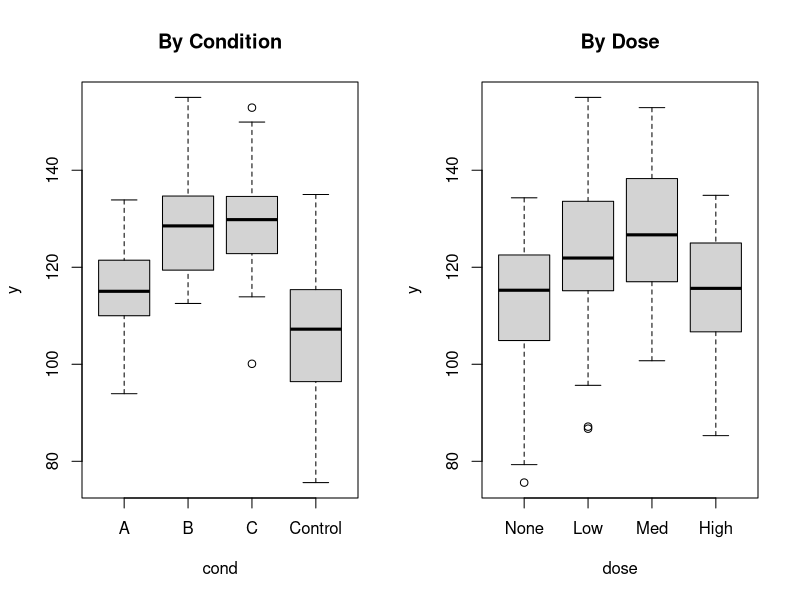

Recreate this plot in R.
# first, generate some random data
n <- 128
cond <- gl(4, n/4, labels=c("A", "B", "C","Control"))
dose <- gl(4, 4, length=n, labels=c("None", "Low", "Med", "High"), ordered=TRUE)
data <- data.frame(cond=cond, dose=dose)
data$y <- ifelse(data$cond=="Control", rnorm(n, mean=100, sd=10), 
                 ifelse(data$cond=="A", rnorm(n, mean=110, sd=10),
                        rnorm(n, mean=120, sd=10)))
data$y <- ifelse(data$dose=="Low", data$y + 10, 
                 ifelse(data$dose=="Med", data$y + 15,
                        data$y))

str(data)

par(mfrow=c(1,2)) # put the next two plots side by side
plot(y ~ cond, data=data, main="By Condition")
plot(y ~ dose, data=data, main="By Dose")
par(mfrow=c(1,1)) # return to the default of one plot at a time

model1 <- lm(y ~ cond, data=data)
summary(model1)

# It automatically uses the first level as the reference group. 
# In some cases, there's another level you would prefer to use as the reference group 
# (for example, in these data, the control condition would probably be a better choice than condition A). 
# You can change the reference group with the relevel() command:
levels(data$cond)

data$cond <- relevel(data$cond, ref="Control")
levels(data$cond) # Note that the order of the levels has changed

model1.contrref <- lm(y ~ cond, data=data)
summary(model1.contrref) # Now control is being used as the refernce group, since it is now the first level


# It's also possible to relevel just inside the model, without saving it to the dataframe. 
# For example, if I want to use condition C as the reference group for this model, 
# but I don't want to save that new ordering to the datframe

model1.condCref <- lm(y ~ relevel(cond, ref="C"), data=data)
levels(data$cond) # note that it is not changed

summary(model1.condCref)

# To get type 3 sums of squares, use the Anova() function from the car package.)
model2 <- lm(y ~ cond * dose, data=data) # factorial ANOVA

library(car)
Anova(model2, type="III") 

# if we relevel condition, the sums of squares will change
model2.relevel <- lm(y ~ relevel(cond, ref="C") * dose, data=data)
Anova(model2.relevel, type="III")

# For an ANOVA, you should set your factors to use effects coding, rather than relying on the default treatment codes. 
# You can do that with the contr.sum() function:

# this overrides the default contrasts and tells it to use the contr.sum() function to make contrasts instead
contrasts(data$cond) <- contr.sum 
contrasts(data$dose) <- contr.sum

model3 <- lm(y ~ cond * dose, data=data)

Anova(model3, type="III")


# What if you have some actual comparisons you'd like to run? 
# For example, maybe you want to run Helmert contrasts on condition, and polynomial trend contrasts on dose? 
# As long as they're orthogonal, they'll work fine in an ANOVA:
        
contrasts(data$cond) <- contr.helmert 
contrasts(data$dose) <- contr.poly

model4 <- lm(y ~ cond * dose, data=data)

Anova(model4, type="III")

# Anova() won't show you the individual contrast results, just the overall effect of each factor. 
# You can see the results of each contrast by using the summary() function on the model object:
        
summary(model4)


# If you use aov() instead of lm() to specify the original model, 
# then you'll need to add a split argument to the summary() call to see the contrast results:


model5 <- aov(y ~ cond * dose, data=data)
summary(model5) # no contrast results displayed 

summary(model5, split=list( cond=list(AvB=1, CvAB=2, CtrlvElse=3),
                            dose=list(Linear=1, Quad=2, Cubic=3))) # there are my contrasts!


# You can see the contrasts you ran in the model object saved from lm(). 
# This is especially helpful if you're using automatic contrast functions, like contr.helmert(), 
# and you want to check that the function is really running the comparisons you think it is. 
# For example, you can see here that what R uses when you call contr.helmert() 
# is actually what would be called "reverse" Helmert contrasts in other software.

attributes(model4$qr$qr)$contrasts